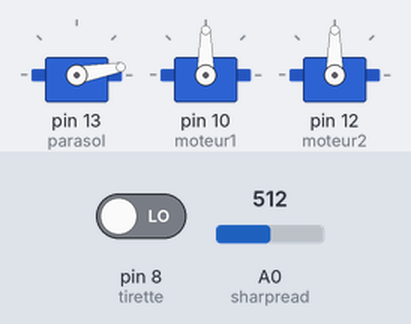
Simulated run of this sketch. Board: Arduino Mega 2560, built with avr-gcc and run on an emulated ATmega2560. On the bench: 3 × servo. The inputs (shaded band) are chosen by the test bench; at power-on: pin 8 (tirette) LOW, A0 (sharpread) = 512.

Above: at 1.2 s.
1.3 s: pin 8 (tirette) driven HIGH
At 2.5 s:
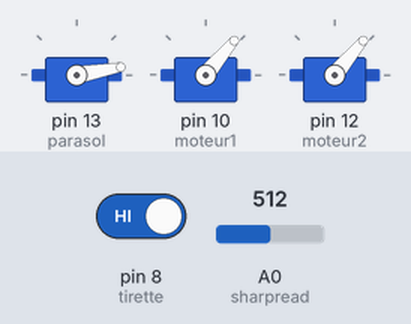
2.8 s: A0 (sharpread) set to 83
4.3 s: A0 (sharpread) set to 72
At 4.8 s:
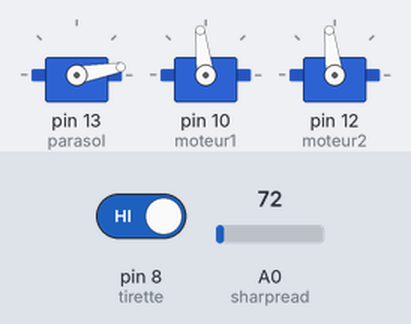
Timing chart, 0 to 7.3 s (numbered marks = the images above; inputs shaded):
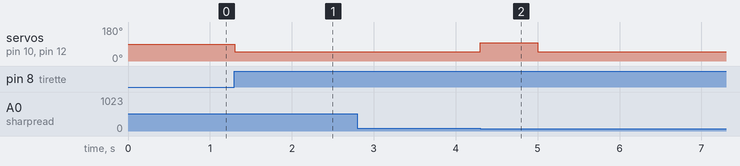

Measured:
- the behaviour switches between 80 and 79 on A0 (sharpread) (found by bisection; images 1 and 2)
- after the input at 1.3 s, servo on pin 10 (moteur1), servo on pin 12 (moteur2): 90° → 50° at once
- after the input at 2.8 s, every drawn part: stays the same
- after the input at 4.3 s, servo on pin 10 (moteur1), servo on pin 12 (moteur2): 50° → 97° at once, → 50° 0.70 s later

The sketch:

sketch_mar16a.ino
```cpp
 #include <Servo.h>
 #define encoder0PinA 2
 #define encoder0PinI 3
 #define encoder0PinB 4
 #define encoder1PinA 2
 #define encoder1PinI 3
 #define encoder1PinB 4
 #define tirette 8
 #define sharpread A0
 #define ticklength  0.226194

 Servo parasol;
 Servo moteur1;
 Servo moteur2;
/*
volatile long int encoder0Pos = 0;
volatile int precEncoder0Pos = 0;
volatile int encoder0Speed = 0;
volatile int encoder0Acc = 0;
volatile int precEncoder0Speed = 0;
volatile int encoder0Turn = 0;
volatile long int encoder1Pos = 0;
volatile int precEncoder1Pos = 0;
volatile int encoder1Speed = 0;
volatile int encoder1Acc = 0;
volatile int precEncoder1Speed = 0;
volatile int encoder1Turn = 0;

volatile int dir = 0;
volatile int dir1 = 0;
*/
int begincount = 0;
volatile int count = 0;
int timer3_counter;

void setup()
{

  // initialize timer1
  noInterrupts();           // disable all interrupts
  TCCR3A = 0;
  TCCR3B = 0;

  // Set timer1_counter to the correct value for our interrupt interval
  timer3_counter = 3036;   // preload timer 65536-16MHz/256/2Hz
  TCNT3 = timer3_counter;   // preload timer
  TCCR3B |= (1 << CS12);    // 256 prescaler
  TIMSK3 |= (1 << TOIE3);   // enable timer overflow interrupt
  interrupts();             // enable all interrupts

  parasol.attach(13);
  parasol.write(10);
  moteur1.attach(10);
  moteur1.write(90);
  moteur2.attach(12);
  moteur2.write(90);

  pinMode(tirette , INPUT);
  pinMode(sharpread , INPUT);
  /*
  pinMode(encoder0PinB, INPUT);
  pinMode(encoder0PinI, INPUT);

  pinMode(encoder1PinA, INPUT);
  pinMode(encoder1PinB, INPUT);
  pinMode(encoder1PinI, INPUT);

  attachInterrupt(0, initcount, CHANGE);/*
  attachInterrupt(1, resetEncoder0, RISING);

  attachInterrupt(0, doEncoder1, CHANGE);
  attachInterrupt(1, resetEncoder1, RISING);
*/
  Serial.begin (9600);
}


/*
void doEncoder0(){

  // look for a low-to-high on channel A
  if (digitalRead(encoder0PinA) == HIGH) {

    // check channel B to see which way encoder is turning
    if (digitalRead(encoder0PinB) == LOW) {
      encoder0Pos = encoder0Pos + 1*ticklength;         // CW
      dir = 0;
    }
    else {
      encoder0Pos = encoder0Pos - 1;         // CCW
      dir = 1;
    }
  }


  Serial.println (encoder0Pos, DEC);

}

void doEncoder1(){

  // look for a low-to-high on channel A
  if (digitalRead(encoder1PinA) == HIGH) {

    // check channel B to see which way encoder is turning
    if (digitalRead(encoder1PinB) == LOW) {
      encoder1Pos = encoder1Pos + 1*ticklength;         // CW
      dir = 0;
    }
    else {
      encoder1Pos = encoder1Pos - 1;         // CCW
      dir1 = 1;
    }
  }


  Serial.println (encoder0Pos, DEC);

}

void resetEncoder0()
{
    //increment nb of turns
    if (dir == 0)
    {
      encoder0Turn = encoder0Turn + 1;
    }
    else if(dir == 1)
    {
      encoder0Turn = encoder0Turn - 1;
    }
    //reset position
    Serial.println ("turn");
    Serial.println (encoder0Turn, DEC);
}

void resetEncoder1()
{
    //increment nb of turns
    if (dir == 0)
    {
      encoder1Turn = encoder1Turn + 1;
    }
    else if(dir == 1)
    {
      encoder1Turn = encoder1Turn - 1;
    }
    //reset position
    Serial.println ("turn");
    Serial.println (encoder1Turn, DEC);
}
*/

ISR(TIMER3_OVF_vect)        // interrupt service routine
{
  TCNT3 = timer3_counter;
  if (count < 90 && begincount != 0)
  {
    count = count + 1;// preload timer
    //Serial.println (count, DEC);
  }
 // speed and acceleration encoder 0
// encoder0Speed = encoder0Pos*10 - precEncoder0Pos;
 //precEncoder0Pos = encoder0Pos;
 //encoder0Acc = encoder0Speed - precEncoder0Speed;
 //precEncoder0Speed = encoder0Speed;

 //1 tick = 0.226194

    /*Serial.println ("speed");
    Serial.println (encoder0Speed, DEC);

    Serial.println ("acc");
    Serial.println (encoder0Acc, DEC);*/


}

void loop()
{
  if(begincount == 0 && digitalRead(tirette))
  {
    begincount = begincount + 1;
  }

  if (begincount == 0)
  {
      count = 0;
  }
  else
    {
  if (begincount == 1)
  {

    if(count <= 3 && analogRead(sharpread)<80)
    {
        moteur1.write(97);
        moteur2.write(97);
    }
    else
    {
        moteur1.write(50);
        moteur2.write(50);
    }
  }
}

  if (count == 90)
  {
       moteur1.write(90);
       moteur2.write(90);
       parasol.write(180);
    while(1)
    {
    }
  }

}
```
